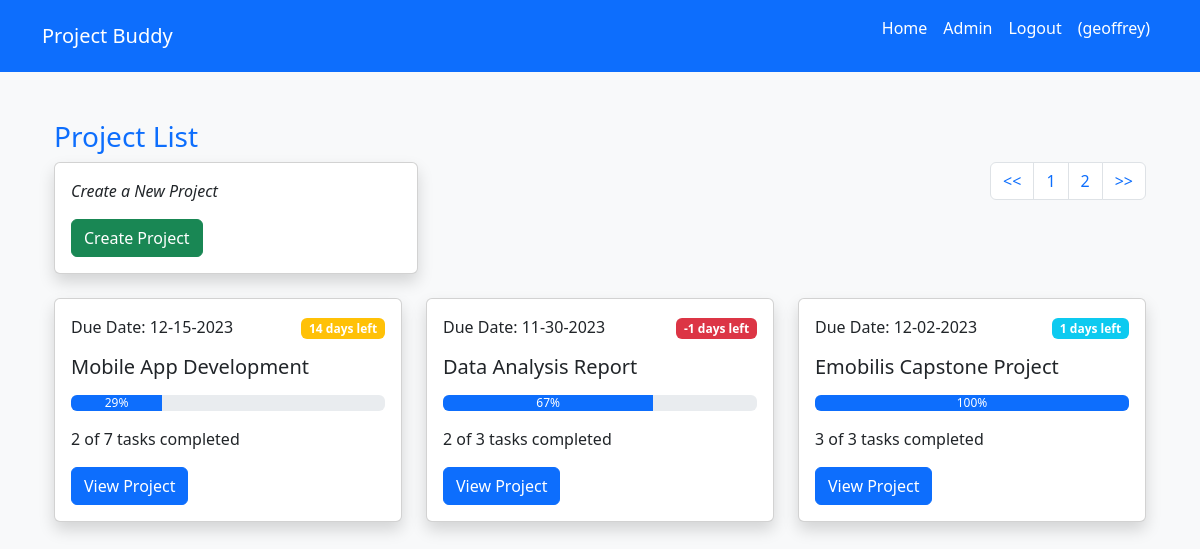
Before: /projects/ (signed in) with the older database file.
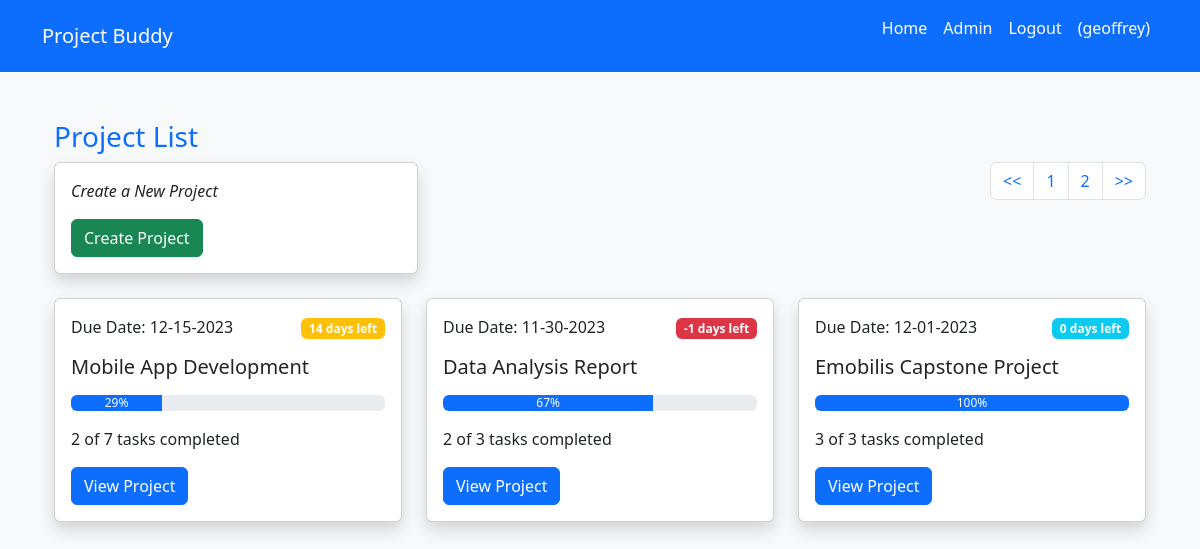
After: the same page with the newer database file.
### task_list/models.py (models this page shows, shortened)
class Project(models.Model):
    title = models.CharField(max_length=255)
    description = models.TextField(blank=True)
    created_at = models.DateTimeField(auto_now_add=True)
    due_date = models.DateField(null=True, blank=True)
    owner = models.ForeignKey(User, on_delete=models.CASCADE)

### task_list/views.py (the view)
# urls.py: path('', views.project_list, name='project_list'),
@login_required
def project_list(request):
    projects = Project.objects.filter(owner=request.user).order_by('-created_at')
    pagination = Paginator(projects, 3)
    page = request.GET.get('page')
    projectsObj = pagination.get_page(page)
    all_projects = []
    for project in projectsObj:
        data = {}
        data['item'] = project
        data['all'] = project.tasks.all().count()
        data['complete'] = project.tasks.filter(completed=True).count()
        data['incomplete'] = project.tasks.filter(completed=False).count()
        if data['all'] > 0:
           data['percent'] = round((data['complete'] / data['all']) * 100)
        else:
           data['percent'] = 0
        data['days_left'] = (project.due_date - datetime.date.today()).days
        all_projects.append(data)
    return render(request, 'project_list.html', {'projects': all_projects, 'pages': projectsObj})

### task_list/templates/project_list.html (shortened to what this page needs)
{% extends 'base.html' %} {% load humanize %} {% block content %}
<div class="container mt-5 ">
  <h3 class="text-primary">Project List</h3>
  <div class="d-flex justify-content-between flex-wrap">
    <div class="col-md-4 mb-4">
      <div class="card shadow">
        <div class="card-body">
          <p class="card-text">
            <em>Create a New Project</em>
          </p>
          <a href="{% url 'project_create' %}" class="btn btn-success"
            >Create Project</a
          >
        </div>
      </div>
    </div>
    <nav aria-label="Page navigation example">
      <ul class="pagination justify-content-end ms-auto">
        <li class="page-item"><a class="page-link" href="?page=1"><<</a></li>
        <li class="page-item">
          <a class="page-link" href="?page={{pages.number}}"
            >{{ pages.number}}</a
          >
        </li>
        {% if pages.has_next %}
        <li class="page-item">
          <a class="page-link" href="?page={{pages.next_page_number}}"
            >{{pages.next_page_number}}</a
          >
        </li>
        {% endif %}
        <li class="page-item">
          <a class="page-link" href="?page={{pages.num_pages}}">>></a>
        </li>
      </ul>
    </nav>
  </div>
  <div class="row">
    {% for project in projects %}
    <div class="col-md-4 mb-4">
      <div class="card shadow ">
        <div class="card-body">
          <span class="d-flex justify-content-between">
            <p class="card-text">
              Due Date: {{ project.item.due_date | date:"m-d-Y" }}
            </p>
            <p>
              {% if project.percent < 100 and project.days_left < 3 %}
              <span class="badge bg-danger"
                >{{ project.days_left }} days left</span
              >
              {% elif project.percent == 100 %}
              <span class="badge bg-info"
                >{{ project.days_left }} days left</span
              >
              {% elif project.percent < 100 and project.days_left > 5 %}
              <span class="badge bg-warning"
                >{{ project.days_left }} days left</span
              >
              {% else %}
              <span class="badge bg-success"
                >{{ project.days_left }} days left</span
              {% endif %}
            </p>
          </span>
          <h5 class="card-title">{{ project.item.title }}</h5>
          <div class="progress mb-3 mt-3">
            <div class="progress-bar" style="width: {{project.percent}}%">
              {{project.percent}}%
            </div>
          </div>
          <p class="card-text">
            {{ project.complete }} of {{ project.all }} tasks completed
          </p>
          <a
            href="{% url 'project_detail' project_id=project.item.id %}"
            class="btn btn-primary"
            >View Project</a
          >
        </div>
      </div>
    </div>
    {% endfor %}
  </div>
</div>
{% endblock %}

Changed rows visible on the page:
changed Project "Emobilis Capstone Project": item.due_date "12-02-2023" → "12-01-2023"; days_left "1" → "0"
